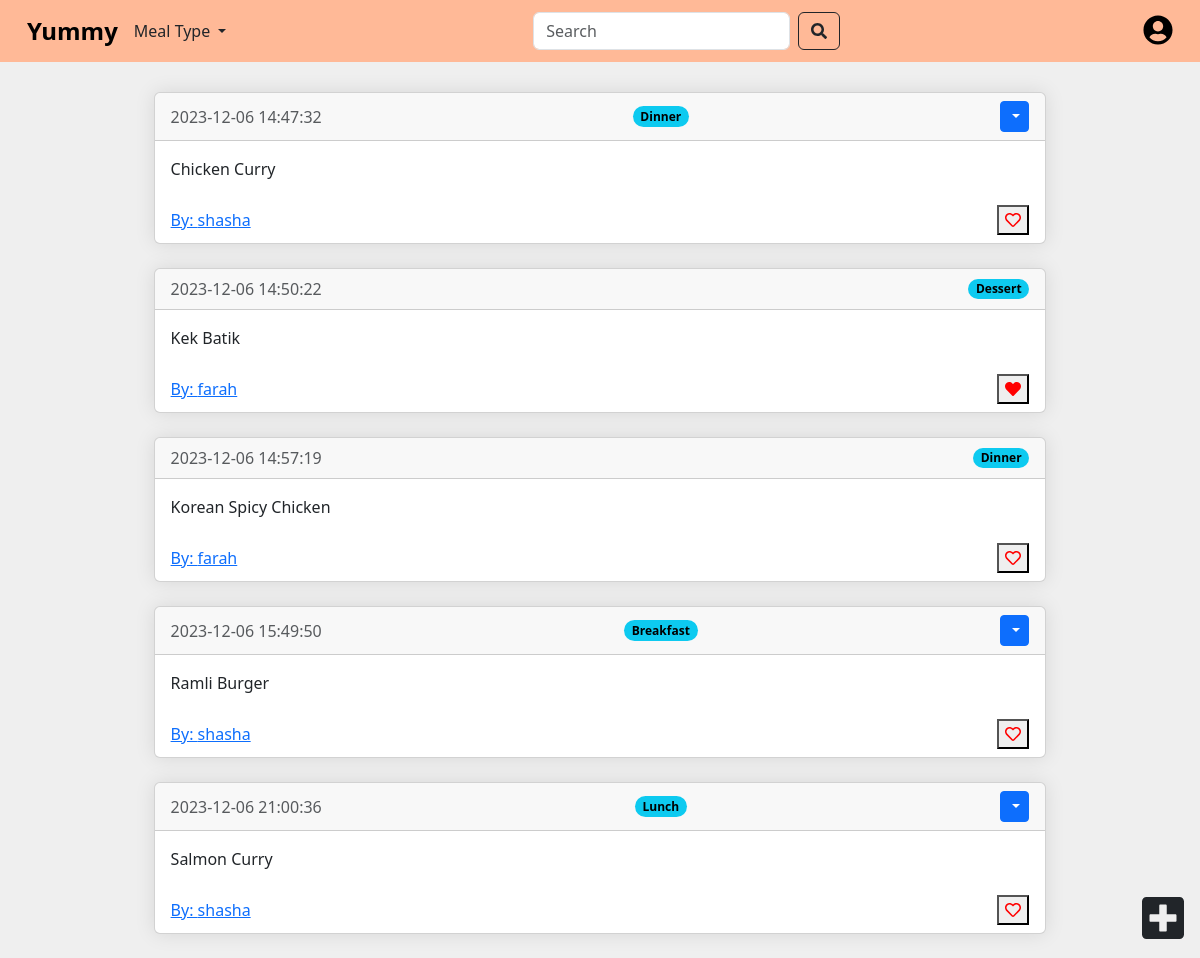
Screenshot of /home (signed in) with the database file from the repository.
### app/models.py (models this page shows)
class Post(db.Model):
    id = db.Column(db.Integer, primary_key=True)
    text = db.Column(db.Text, nullable=False)
    date_created = db.Column(db.DateTime(timezone=True), default=func.now())
    author = db.Column(db.Integer, db.ForeignKey('user.id', ondelete="CASCADE"), nullable=False)
    meal_type = db.Column(db.String(50))
    likes = db.relationship('User', secondary='post_likes', backref=db.backref('liked_posts', lazy='dynamic'))

class User(db.Model, UserMixin):
    id = db.Column(db.Integer, primary_key=True)
    email = db.Column(db.String(150), unique=True)
    username = db.Column(db.String(150), unique=True)
    password = db.Column(db.String(150))
    date_created = db.Column(db.DateTime(timezone=True), default=func.now())
    posts = db.relationship('Post', backref='user', passive_deletes=True)

### app/views.py (the view)
@views.route('/home')
@login_required
def home():
    posts = Post.query.all()
    return render_template("home.html", user=current_user, posts=posts)

### app/__init__.py (called while the page is built)
@login_manager.user_loader
def load_user(id):
    return User.query.get(int(id))

### app/templates/home.html (shortened to what this page needs)
<!DOCTYPE html>
{% extends "base.html" %}
{% block button %}
<a href="/profile/{{ user.username }}" class="navbar-right">
    <i class="fas fa-user-circle"></i>
</a>
{% endblock %}
{% block content %}
<div class="card custom-card-2">
    <div id="posts">
        {% for post in posts %}
        <div class="card custom-card">
            <div class="card-header d-flex justify-content-between align-items-center">
                <div class="text-muted">{{ post.date_created }}</div>
                <span class="badge rounded-pill text-bg-info meal-type">{{ post.meal_type }}</span>
                {% if user.id == post.author %}
                <div class="btn-group">
                    <button type="button" class="btn btn-sm btn-primary dropdown-toggle" data-bs-toggle="dropdown">
                    </button>
                </div>
                {% endif %}
            </div>
            <div class="card-body">
                <div class="card-text">{{ post.text }}</div>
            </div>
            <div class="d-flex justify-content-between align-items-center post">
                <a href="/profile/{{ post.user.username }}">By: {{ post.user.username }}</a>
                <button class="like-btn" data-post-id="{{ post.id }}">
                    {% if current_user in post.likes %}
                    <i class="fas fa-heart" style="color: #ff0000;"></i>
                    {% else %}
                    <i class="far fa-heart" style="color: #ff0000;"></i>
                    {% endif %}
                </button>
            </div>
        </div>
        <br />
        {% endfor %}
    </div>
                    {% include 'create_post.html' %}
    <div class="position-fixed bottom-0 end-0 p-3">
        <a class="text-dark">
            <i class="fas fa-plus-square fa-3x" data-bs-toggle="modal" data-bs-target="#exampleModal"></i>
        </a>
    </div>
</div>
{% endblock %}

### app/templates/base.html (shortened to what this page needs)
<!doctype html>
<html lang="en">
<head>
  <link href="{{ url_for('static', filename='style.css') }}" rel="stylesheet">
  <link href="https://cdn.jsdelivr.net/npm/bootstrap@5.3.2/dist/css/bootstrap.min.css" rel="stylesheet"
>
  <link href="https://cdnjs.cloudflare.com/ajax/libs/font-awesome/5.15.4/css/all.min.css" rel="stylesheet">
</head>
<body style="background-color: #EFEFEF;">
  <nav class="navbar navbar-expand-lg bg-custom-color">
    <div class="container-fluid">
      {% if user.is_authenticated %}
      <a class="navbar-brand fs-4 fw-bolder" href="{{ url_for('views.home') }}">Yummy</a>
      <div class="collapse navbar-collapse navbar-center" id="navbarSupportedContent">
        <div class="nav-item dropdown me-1">
          <a class="nav-link dropdown-toggle" href="#" role="button" data-bs-toggle="dropdown" aria-expanded="false">
            Meal Type
          </a>
        </div>
        <form class="d-flex mx-auto" id="search-form">
          <input class="form-control me-2" type="search" placeholder="Search" aria-label="Search" id="search-input">
          <button class="btn btn-outline-dark" type="submit">
            <i class="fas fa-search"></i>
          </button>
        </form>
      </div>
      {% else %}
      <a class="navbar-brand fs-4 fw-bolder" href="{{ url_for('views.out') }}">Yummy</a>
      {% endif %}
      <div class="navbar-right">
        {% block button %}{% endblock %}
      </div>
    </div>
  </nav>
  <div class="container">
    {% block content %}{% endblock %}
  </div>
</body>
</html>

### app/templates/create_post.html (shortened to what this page needs)
<!DOCTYPE html>

### app/static/style.css (style rules this page uses)
.bg-custom-color { background-color: #FFB997; }
.navbar-center { display: flex; justify-content: center; align-items: center; }
.navbar-right { margin-left: auto; }
.navbar-brand { margin-right: 20px; padding-left: 15px; }
.container { display: flex; justify-content: center; align-items: center; height: calc(100vh - 20px); }
.card { padding: 20px; max-width: 80%; width: 100%; box-shadow: 0 0 20px rgba(0, 0, 0, 0.1); }
.fa-user-circle { font-size: 30px; color: black; margin-right: 15px; }
.card.custom-card { max-width: none; width: 100%; padding: 0; }
.card.custom-card-2 { box-shadow: none; padding: 0; border: none; background-color: #EFEFEF; height: calc(100vh - 80px); }
.d-flex.justify-content-between.align-items-center.post { padding: 0.5rem 1rem; }

### rows the page displays
Post: date_created "2023-12-06 14:47:32", meal_type "Dinner", text "Chicken Curry", user.username "shasha"
Post: date_created "2023-12-06 14:50:22", meal_type "Dessert", text "Kek Batik", user.username "farah"
Post: date_created "2023-12-06 14:57:19", meal_type "Dinner", text "Korean Spicy Chicken", user.username "farah"
Post: date_created "2023-12-06 15:49:50", meal_type "Breakfast", text "Ramli Burger", user.username "shasha"
Post: date_created "2023-12-06 21:00:36", meal_type "Lunch", text "Salmon Curry", user.username "shasha"
